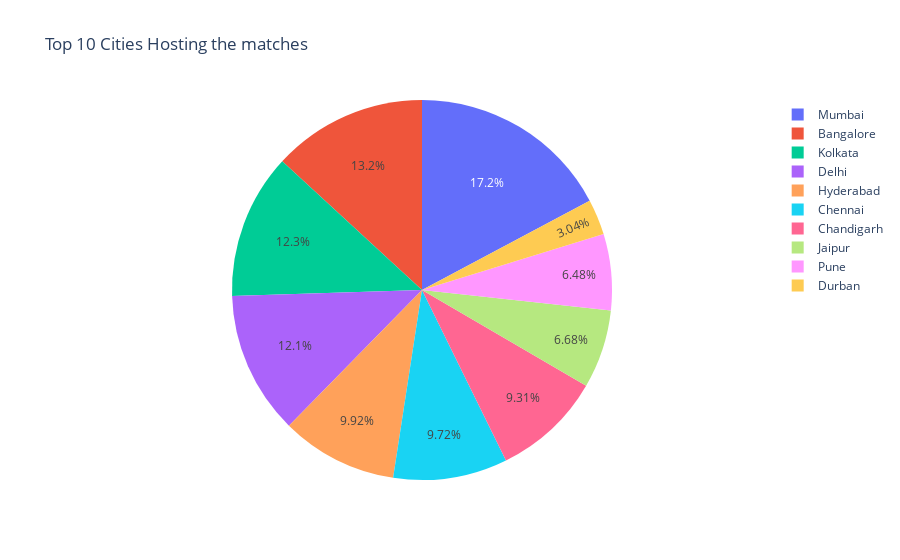

Notebook cell for this chart:
### Code cell
fig = px.pie(df, values=cities.values, names=cities.index, title='Top 10 Cities Hosting the matches')
fig.show()

### Figure 1 — Plotly figure (JSON) as saved in the notebook; plotly's stock layout.template omitted (floating-point values rounded to 4 significant figures)
{"data": [{"domain": {"x": [0, 1], "y": [0, 1]}, "hovertemplate": "label=%{label}<br>value=%{value}<extra></extra>", "labels": ["Mumbai", "Bangalore", "Kolkata", "Delhi", "Hyderabad", "Chennai", "Chandigarh", "Jaipur", "Pune", "Durban"], "legendgroup": "", "name": "", "showlegend": true, "type": "pie", "values": [85, 65, 61, 60, 49, 48, 46, 33, 32, 15]}], "layout": {"legend": {"tracegroupgap": 0}, "title": {"text": "Top 10 Cities Hosting the matches"}}}
